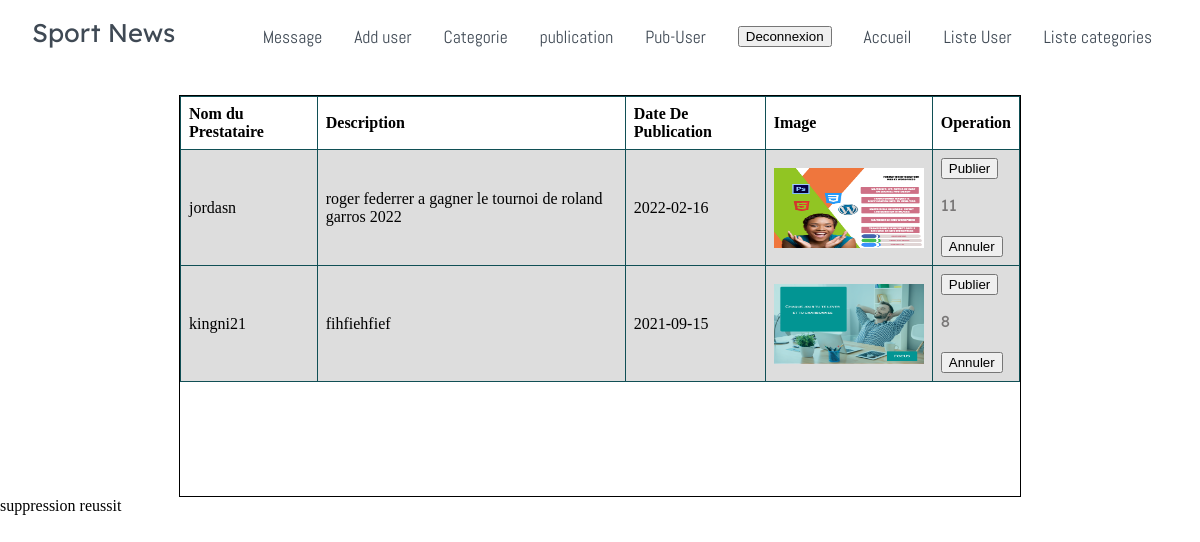
The page /vues/pub-user.php on the database its author committed.
### tables this page shows
CREATE TABLE `publication_prestataire` (
  `id_publication_prestataire` int(11) NOT NULL,
  `id_categorie` int(11) NOT NULL,
  `id_prestaire` int(11) NOT NULL,
  `nom_prestataire` varchar(255) NOT NULL,
  `description` text NOT NULL,
  `datePublication` date NOT NULL,
  `name` varchar(255) NOT NULL,
  `file_url` varchar(255) NOT NULL
);

### requette/PubUser.php (called while the page is built, shortened)
<?php
            include('connect.php');
            $req='SELECT * FROM publication_prestataire ORDER BY id_publication_prestataire DESC';
            $data=$bdd->query($req);
            $datas=$data->rowCount();
                    ?>

### vues/pub-user.php (the view, shortened to what this page needs)
<link rel="stylesheet" href="../styles/headerAdmin.css">
<link rel="stylesheet" href="../styles/message.css">
<?php
         include('layout/headerAdmin.php');
         include('../requette/PubUser.php');
?>
<?php
if($datas<=0){
            ?>
                      <h1 style="text-align:center;color:#104F55">Aucun message pour vous </h1>
            <?php
        } else{
              ?>
                        <div class="conteiner_liste_message" style="margin-top:15px;">
                              <div class="conteinrg" style="display:flex;justify-content:center;">
                                  <div class="sc" style="border:1px solid black;height:300px;overflow:scroll;">
                                                  <table>
                                                          <tr>
                                                              <th>Nom du Prestataire</th>
                                                              <th>Description</th>
                                                              <th>Date De Publication</th>
                                                              <th>Image</th>
                                                              <th>Operation</th>
                                                          </tr>
                                                                <?php  while($requette=$data->fetch()){
                                                                  ?>
                                                                  <tr>
                                                                      <td><?= $requette['nom_prestataire']; ?></td>
                                                                      <td><?= $requette['description']; ?></td>
                                                                      <td><?= $requette['datePublication']; ?></td>
                                                                      <td><img style="height:80px;width:150px"src="<?php echo $requette['file_url']; ?>" alt=""></td>
                                                                      <form action="pub-user.php" method ="POST">
                                                                          <td><button value= "<?php echo $requette['id_publication_prestataire']; ?>">Publier</button>
                                                                                <p><?php echo $requette['id_publication_prestataire'];?></p>
                                                                              <button style="margin-top:5px">Annuler</button>
                                                                        </td>
                                                                      </form>
                                                                  </tr>
                                                                  <?php
                                                                } ?>
                                                    </table>
                                                              </div>
                                                              </div>
                        </div>
              <?php
        }
  ?>
              <?php $statement =$bdd->prepare('DELETE publication_prestataire  WHERE id_publication_prestataire=:id_publication_prestataire');
                              echo "suppression reussit";
?>

### vues/layout/headerAdmin.php (shortened to what this page needs)
<link rel="stylesheet" href="../css/all.css">
<link rel="stylesheet" href="../css/owl.carousel.min.css">
<link rel="stylesheet" href="../css/owl.theme.default.min.css">
<link rel="stylesheet" href="../css/aos.css">
<link rel="stylesheet" href="../css/style-second-nav.css">
<?php
        $message="message.php";
?>
<nav class="nav">
        <div class="nav-menu flex-row">
            <div class="nav-brand">
                <a href="../index.php" class="name-site">Sport News</a>
            </div>
            <div>
                <ul class="nav-items">
                    <li class="nav-link">
                        <a href="<?= $message; ?>">Message</a>
                    </li>
                    <li class="nav-link">
                        <a href="add-user.php">Add user</a>
                    </li>
                    <li class="nav-link">
                        <a href="categorie.php">Categorie</a>
                    </li>
                    <li class="nav-link">
                        <a href="publication.php">publication</a>
                    </li>
                    <li class="nav-link">
                        <a href="pub-user.php">Pub-User</a>
                    </li>
                    <li class="nav-link">
                            <form action="" method="POST">
                                        <button  name ="deconnec" type="submit">Deconnexion</button>
                            </form>
                    </li>
                    <li class="nav-link">
                        <a href="../index.php">Accueil</a>
                    </li>
                    <li class="nav-link">
                        <a href="list-user.php">Liste User</a>
                    </li>
                    <li class="nav-link">
                        <a href="liste-categorie.php">Liste categories</a>
                    </li>
                </ul>
            </div>
        </div>
    </nav>

### styles/headerAdmin.css (style rules this page uses)
li { float: left; }

### styles/message.css (style rules this page uses)
table { border-collapse: collapse; width: 100%; }
td,th { border:1px solid #104F55; text-align: left; padding: 8; }
td { background-color: #dddddd; }

### css/style-second-nav.css (style rules this page uses)
a { text-decoration: none; color: var(--text-gray); }
.flex-row { display: flex; flex-direction: row; flex-wrap: wrap; }
ul { list-style-type: none; }
p { font-family: var(--Lexend); color: var(--text-light); }
.nav { background: white; padding: 0 2rem; height: 0rem; min-height: 10vh; overflow: hidden; transition: height 1s ease-in-out; }
.nav .nav-menu { justify-content: space-between; }
.nav .nav-items { display: flex; margin: 0; }
.nav .nav-items .nav-link { padding: 1.6rem 1rem; font-size: 1.1rem; position: relative; font-family: var(--Abel); font-size: 1.1rem; }
.nav .nav-brand a { font-size: 1.6rem; padding: 1rem 0; display: block; font-family: var(--Lexend); font-size: 1.6rem; }

### vues/pub-user.php (style rules this page uses)
table { width:50%; }
@media all and (min-width:700px)  and (max-width:50000000px) { .sc { width:70vw!important; height:400px !important; } }
@media all and (min-width:700px)  and (max-width:50000000px) { table { width: 70vw !important } }

### rows shown on the page
publication_prestataire: nom_prestataire "jordasn", description "roger federrer a gagner le tournoi de roland garros 2022", datePublication "2022-02-16", file_url (picture), id_publication_prestataire "11"
publication_prestataire: nom_prestataire "kingni21", description "fihfiehfief", datePublication "2021-09-15", file_url (picture), id_publication_prestataire "8"
